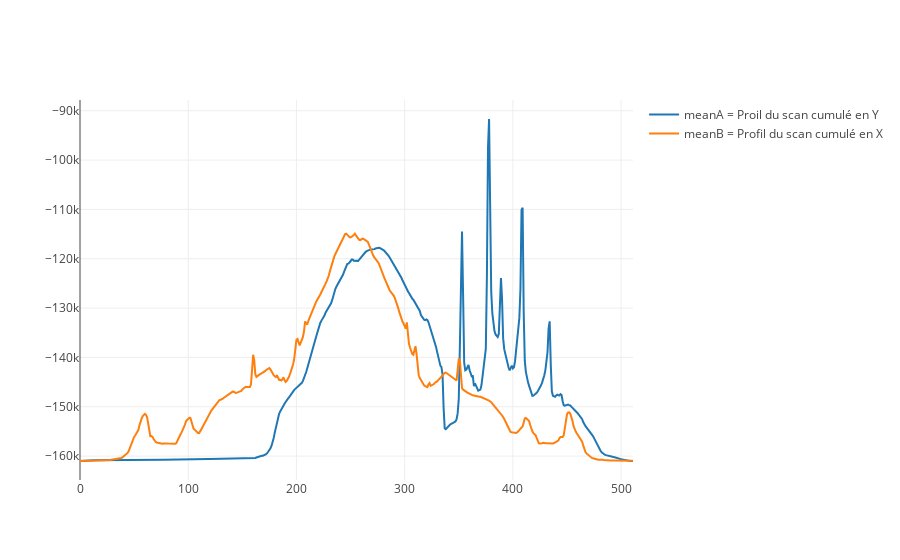

Notebook code cell kept with this figure:
### Markdown cell above
#### Image can be opened with image : 16 bit signed - Little endian byte order

### Code cell
# Get index for cropping based on CT scan

#Create a sum of each slice of CT scan
SuM_CT=numpy.zeros((DicomSize[0], DicomSize[1]))
for k in range(0, DicomSize[2]):
    SuM_CT = SuM_CT + arrayDicom[: ,: , k]

#create meanvalue for Row (512, meanA) and for Column (512, meanB) 
meanA=numpy.mean(SuM_CT, axis=0)
meanB=numpy.mean(SuM_CT, axis=1)


#Define a threshlod 35% of the max HU for y index 56% of the HU for x index
thresholdA = max(meanA)/0.35
thresholdB = max(meanB)/0.56
#print thresholdA
#print thresholdB

for i in range(0, len(meanA)):
    if meanA[i]>thresholdA:
        y1_crop=i-20  #ventre
        #print y1_crop
        break

for i in range(len(meanA)-1, -1, -1):
    if meanA[i]>thresholdA:
        y2_croptemp=i-60  # suppression d'une partie de la table 
        break

for i in range(0, len(meanB)):
    if meanB[i]>thresholdB:
        x1_crop=i-20  #gauche de l'image
        break
        
for i in range(len(meanB)-1, -1, -1):
    if meanB[i]>thresholdB:
        x2_croptemp=i+20  #droite de l'image
        break
        

#plot with plotly
x1 = numpy.arange(0, len(meanA))
x2 =  numpy.arange(0, len(meanB))

trace1 = go.Scatter(
    x = x1,
    y = meanA,
    mode = 'lines', 
    name = 'meanA = Proil du scan cumulé en Y')

trace2 = go.Scatter(
    x = x2,
    y = meanB,
    mode = 'lines', 
    name = 'meanB = Profil du scan cumulé en X')

data = [trace1, trace2]
py.iplot(data, filename='scatter-mode')

x2_crop=x2_croptemp-DicomSize[0]
y2_crop=y2_croptemp-DicomSize[1]


# crope numpy array of CT scann with array slicing [du iéme pixelà partir de la gauche:au iéme pixel à partir de ladroit, du iéme pixel à partir du haut:au iéme pixel à partir du bas]
crop_img=arrayDicom[x1_crop:x2_crop, y1_crop:y2_crop]
#print crop_img.shape

#Write raw file of copped CT scann 

datacrop = crop_img.flatten('F')

filename = 'CT_crop1'
binfile = filename + '.raw'
bitas = array.array('h', datacrop)
print binfile 
with open(binfile, 'wb') as file:
    file.write(bitas)

mhdFile = filename + '.mhd'
print mhdFile

with open(mhdFile, 'wt') as file:
    file.write('ObjectType = Image\n')
    file.write('NDims = ' + str(len(crop_img.shape)) + '\n')
    file.write('BinaryData = True\n')
    file.write('BinaryDataByteOrderMSB = False\n')
    file.write('CompressedData = False\n')
    file.write('TransformMatrix = 1 0 0 0 1 0 0 0 1\n')
    file.write('Offset = 0 0 0\n')
    file.write('CenterOfRotation = 0 0 0\n')
    file.write('ElementSpacing = ' + str(DicompixelSize[0]) +' '+ str(DicompixelSize[1]) +' '+ str(DicompixelSize[2]) +'\n')
    file.write('DimSize = ' + str(crop_img.shape[0]) +' '+ str(crop_img.shape[1]) +' '+ str(crop_img.shape[2]) + '\n')
    file.write('ElementType = MET_SHORT\n')
    file.write('ElementDataFile = ' + binfile)
print crop_img.shape

### Figure 1 — Plotly figure (JSON) as saved in the notebook; plotly's stock layout.template omitted (floating-point values rounded to 4 significant figures; data arrays with more than 128 entries replaced by an {"elided": "..."} marker saying what was removed)
{"data": [{"mode": "lines", "name": "meanA = Proil du scan cumulé en Y", "type": "scatter", "x": {"elided": "512 int values"}, "y": {"elided": "512 float values"}}, {"mode": "lines", "name": "meanB = Profil du scan cumulé en X", "type": "scatter", "x": {"elided": "512 int values"}, "y": {"elided": "512 float values"}}], "layout": {}}
